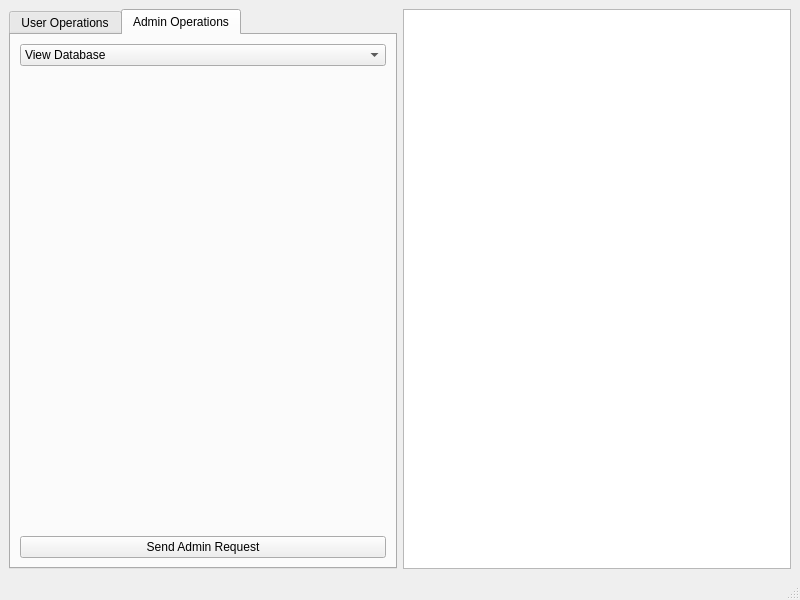
<?xml version="1.0" encoding="UTF-8"?>
<ui version="4.0">
 <class>MainWindow</class>
 <widget class="QMainWindow" name="MainWindow">
  <property name="geometry">
   <rect>
    <x>0</x>
    <y>0</y>
    <width>800</width>
    <height>600</height>
   </rect>
  </property>
  <property name="windowTitle">
   <string>Banking System</string>
  </property>
  <widget class="QWidget" name="centralWidget">
   <layout class="QHBoxLayout" name="horizontalLayout">
    <item>
     <widget class="QTabWidget" name="tabWidget">
      <property name="currentIndex">
       <number>1</number>
      </property>
      <widget class="QWidget" name="userTab">
       <attribute name="title">
        <string>User Operations</string>
       </attribute>
       <layout class="QVBoxLayout" name="verticalLayout_2">
        <item>
         <widget class="QComboBox" name="userRequestTypeComboBox">
          <item>
           <property name="text">
            <string>Get Account Number</string>
           </property>
          </item>
          <item>
           <property name="text">
            <string>View Balance</string>
           </property>
          </item>
          <item>
           <property name="text">
            <string>View Transaction History</string>
           </property>
          </item>
          <item>
           <property name="text">
            <string>Make Transaction</string>
           </property>
          </item>
          <item>
           <property name="text">
            <string>Transfer Amount</string>
           </property>
          </item>
         </widget>
        </item>
        <item>
         <widget class="QStackedWidget" name="userStackedWidget">
           <widget class="QWidget" name="emptyPage"/>
           <widget class="QWidget" name="makeTransactionPage">
             <layout class="QFormLayout" name="formLayout">
               <item row="0" column="0">
                 <widget class="QLabel" name="label_2">
                   <property name="text">
                     <string>Amount:</string>
                   </property>
                 </widget>
               </item>
               <item row="0" column="1">
                 <widget class="QLineEdit" name="amountLineEdit"/>
               </item>
             </layout>
           </widget>
           <widget class="QWidget" name="transferPage">
             <layout class="QFormLayout" name="formLayout_2">
               <item row="0" column="0">
                 <widget class="QLabel" name="label">
                   <property name="text">
                     <string>To Account Number:</string>
                   </property>
                 </widget>
               </item>
               <item row="0" column="1">
                 <widget class="QLineEdit" name="toAccountLineEdit"/>
               </item>
               <item row="1" column="0">
                 <widget class="QLabel" name="label_3">
                   <property name="text">
                     <string>Transfer Amount:</string>
                   </property>
                 </widget>
               </item>
               <item row="1" column="1">
                 <widget class="QLineEdit" name="transferAmountLineEdit"/>
               </item>
             </layout>
           </widget>
           <widget class="QWidget" name="transactionHistoryPage">
             <layout class="QFormLayout" name="formLayout_3">
               <item row="0" column="0">
                 <widget class="QLabel" name="label_4">
                   <property name="text">
                     <string>Number of Transactions:</string>
                   </property>
                 </widget>
               </item>
               <item row="0" column="1">
                 <widget class="QSpinBox" name="transactionCountSpinBox"/>
               </item>
             </layout>
           </widget>
         </widget>
        </item>
        <item>
         <widget class="QPushButton" name="userSendRequestButton">
          <property name="text">
           <string>Send Request</string>
          </property>
         </widget>
        </item>
       </layout>
      </widget>
      <widget class="QWidget" name="adminTab">
       <attribute name="title">
        <string>Admin Operations</string>
       </attribute>
       <layout class="QVBoxLayout" name="verticalLayout_3">
        <item>
         <widget class="QComboBox" name="adminRequestTypeComboBox">
          <item>
           <property name="text">
            <string>View Database</string>
           </property>
          </item>
          <item>
           <property name="text">
            <string>Create User</string>
           </property>
          </item>
          <item>
           <property name="text">
            <string>Delete User</string>
           </property>
          </item>
          <item>
           <property name="text">
            <string>Update User</string>
           </property>
          </item>
         </widget>
        </item>
        <item>
         <widget class="QStackedWidget" name="adminStackedWidget">
          <widget class="QWidget" name="viewDatabasePage"/>
          <widget class="QWidget" name="createUserPage">
            <layout class="QFormLayout" name="formLayout_3">
              <item row="0" column="0">
                <widget class="QLabel" name="label_4">
                  <property name="text">
                    <string>Username:</string>
                  </property>
                </widget>
              </item>
              <item row="0" column="1">
                <widget class="QLineEdit" name="newUsernameLineEdit"/>
              </item>
              <item row="1" column="0">
                <widget class="QLabel" name="label_5">
                  <property name="text">
                    <string>Password:</string>
                  </property>
                </widget>
              </item>
              <item row="1" column="1">
                <widget class="QLineEdit" name="newPasswordLineEdit"/>
              </item>
              <item row="2" column="0">
                <widget class="QLabel" name="label_6">
                  <property name="text">
                    <string>Account Number:</string>
                  </property>
                </widget>
              </item>
              <item row="2" column="1">
                <widget class="QLineEdit" name="accountNumberLineEdit"/>
              </item>
              <item row="3" column="0">
                <widget class="QLabel" name="label_7">
                  <property name="text">
                    <string>Initial Balance:</string>
                  </property>
                </widget>
              </item>
              <item row="3" column="1">
                <widget class="QLineEdit" name="initialBalanceLineEdit"/>
              </item>
            </layout>
          </widget>
          <widget class="QWidget" name="deleteUserPage">
            <layout class="QFormLayout" name="formLayout_4">
              <item row="0" column="0">
                <widget class="QLabel" name="label_8">
                  <property name="text">
                    <string>Username to Delete:</string>
                  </property>
                </widget>
              </item>
              <item row="0" column="1">
                <widget class="QLineEdit" name="deleteUsernameLineEdit"/>
              </item>
            </layout>
          </widget>
          <widget class="QWidget" name="updateUserPage">
            <layout class="QFormLayout" name="formLayout_5">
              <item row="0" column="0">
                <widget class="QLabel" name="label_9">
                  <property name="text">
                    <string>Username to Update:</string>
                  </property>
                </widget>
              </item>
              <item row="0" column="1">
                <widget class="QLineEdit" name="updateUsernameLineEdit"/>
              </item>
              <item row="1" column="0">
                <widget class="QLabel" name="label_10">
                  <property name="text">
                    <string>New Password:</string>
                  </property>
                </widget>
              </item>
              <item row="1" column="1">
                <widget class="QLineEdit" name="updatePasswordLineEdit"/>
              </item>
              <item row="2" column="0">
                <widget class="QLabel" name="label_11">
                  <property name="text">
                    <string>New Balance:</string>
                  </property>
                </widget>
              </item>
              <item row="2" column="1">
                <widget class="QLineEdit" name="updateBalanceLineEdit"/>
              </item>
            </layout>
          </widget>
         </widget>
        </item>
        <item>
         <widget class="QPushButton" name="adminSendRequestButton">
          <property name="text">
           <string>Send Admin Request</string>
          </property>
         </widget>
        </item>
       </layout>
      </widget>
     </widget>
    </item>
    <item>
     <widget class="QTextEdit" name="responseTextEdit">
      <property name="readOnly">
       <bool>true</bool>
      </property>
     </widget>
    </item>
   </layout>
  </widget>
  <widget class="QStatusBar" name="statusBar"/>
 </widget>
 <resources/>
 <connections/>
</ui>
